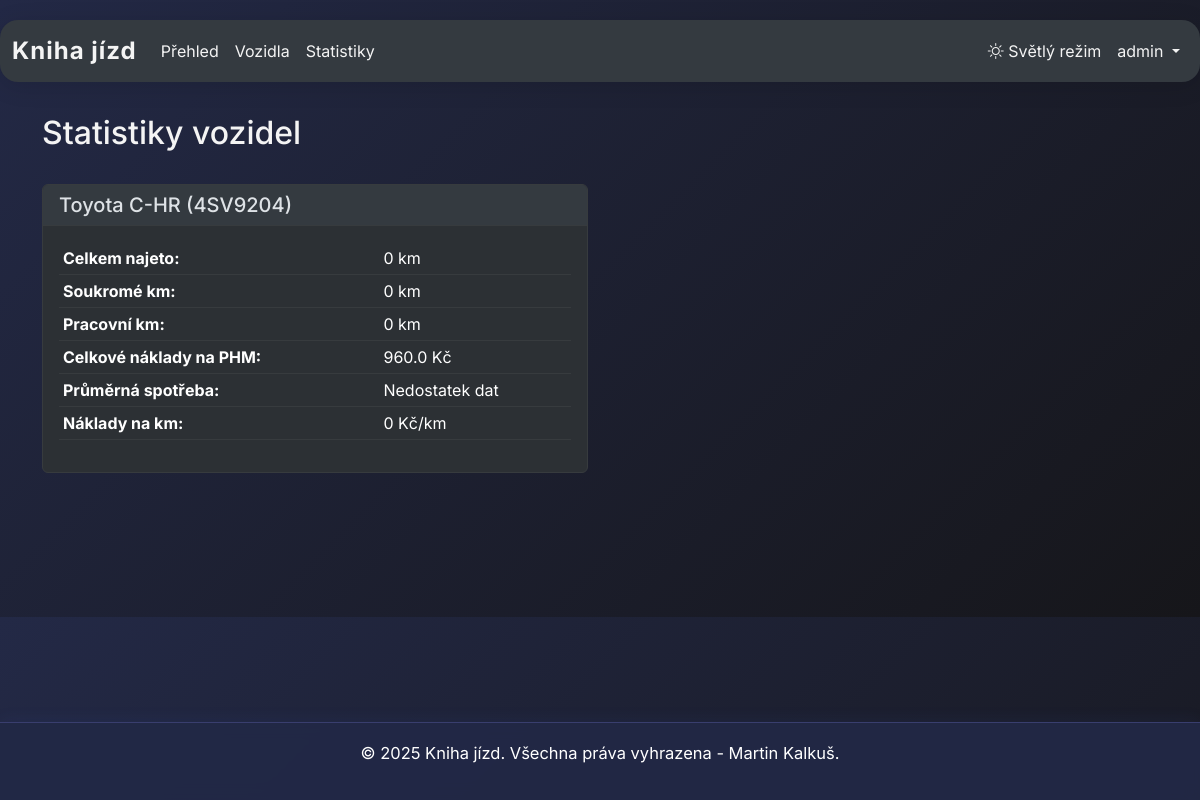
/statistiky (signed in), run on the app's committed database.
### models.py (models this page shows, shortened)
class User(UserMixin, db.Model):
    __tablename__ = 'users'
    id = db.Column(Integer, primary_key=True)
    username = db.Column(String(80), unique=True, nullable=False)
    prijmeni = db.Column(String(80), nullable=False)  # Nové pole pro příjmení
    email = db.Column(String(120), unique=True, nullable=False)
    password_hash = db.Column(String(128))
    max_vozidel = db.Column(Integer, default=1)  # Maximální počet vozidel
    created_at = db.Column(DateTime, default=datetime.utcnow)
    platnost_do = db.Column(DateTime, nullable=False)  # Nové pole pro platnost účtu
    is_admin = db.Column(Boolean, default=False)
    dark_mode = db.Column(Boolean, default=True)  # Preference dark mode

class Vozidlo(db.Model):
    __tablename__ = 'vozidla'
    id = db.Column(Integer, primary_key=True)
    nazev = db.Column(String(100), nullable=False)
    spz = db.Column(String(20), nullable=False, unique=True)
    palivo = db.Column(String(50), nullable=True)  # Nové pole pro typ paliva
    aktivni = db.Column(Boolean, default=True)
    vytvoreno = db.Column(DateTime, default=datetime.utcnow)
    poznamka = db.Column(Text)
    pocatecni_stav_km = db.Column(Integer, nullable=False)  # Počáteční stav tachometru
    aktualni_stav_km = db.Column(Integer, nullable=False)   # Aktuální stav tachometru
    user_id = db.Column(Integer, db.ForeignKey('users.id'), nullable=False)
    user = db.relationship('User', backref=db.backref('vozidla', lazy=True))

### app.py (the view, shortened to what this page needs)
@app.route('/statistiky')
@login_required
def statistiky():
    vozidla = Vozidlo.query.filter_by(user_id=current_user.id).all()
    statistiky_vozidel = []
    for vozidlo in vozidla:
        celkem_km_soukroma = db.session.query(db.func.sum(Jizda.pocet_km)).filter_by(vozidlo_id=vozidlo.id, typ_jizdy='soukromá').scalar() or 0
        celkem_km_pracovni = db.session.query(db.func.sum(Jizda.pocet_km)).filter_by(vozidlo_id=vozidlo.id, typ_jizdy='pracovní').scalar() or 0
        celkem_phm = db.session.query(db.func.sum(Tankovani.celkova_cena)).filter_by(vozidlo_id=vozidlo.id).scalar() or 0
        posledni_tankovani = Tankovani.query.filter_by(vozidlo_id=vozidlo.id).order_by(Tankovani.datum.desc()).limit(2).all()
        prumerna_spotreba = None
        statistiky_vozidel.append({
            'vozidlo': vozidlo.nazev,
            'spz': vozidlo.spz,
            'celkem_km_soukroma': round(celkem_km_soukroma, 1),
            'celkem_km_pracovni': round(celkem_km_pracovni, 1),
            'celkem_phm': round(celkem_phm, 2),
            'prumerna_spotreba': prumerna_spotreba,
            'naklady_na_km': round(celkem_phm / (celkem_km_soukroma + celkem_km_pracovni), 2) if (celkem_km_soukroma + celkem_km_pracovni) > 0 else 0
        })
    return render_template('statistiky.html', statistiky=statistiky_vozidel)

### app.py (called while the page is built)
@app.before_request
def before_request():
    if 'dark_mode' not in session:
        session['dark_mode'] = True

@login_manager.user_loader
def load_user(user_id):
    return User.query.get(int(user_id))

@app.context_processor
def inject_now():
    return {'now': datetime.now()}

### templates/statistiky.html
{% extends "base.html" %}
{% block content %}
<div class="row mb-4">
    <div class="col">
        <h2>Statistiky vozidel</h2>
    </div>
</div>
<div class="row">
    {% for stat in statistiky %}
    <div class="col-md-6 mb-4">
        <div class="card">
            <div class="card-header">
                <h5 class="card-title mb-0">{{ stat.vozidlo }} ({{ stat.spz }})</h5>
            </div>
            <div class="card-body">
                <table class="table table-sm">
                    <tbody>
                        <tr>
                            <th>Celkem najeto:</th>
                            <td>{{ stat.celkem_km_soukroma + stat.celkem_km_pracovni }} km</td>
                        </tr>
                        <tr>
                            <th>Soukromé km:</th>
                            <td>{{ stat.celkem_km_soukroma }} km</td>
                        </tr>
                        <tr>
                            <th>Pracovní km:</th>
                            <td>{{ stat.celkem_km_pracovni }} km</td>
                        </tr>
                        <tr>
                            <th>Celkové náklady na PHM:</th>
                            <td>{{ stat.celkem_phm }} Kč</td>
                        </tr>
                        <tr>
                            <th>Průměrná spotřeba:</th>
                            <td>
                                {% if stat.prumerna_spotreba %}
                                    {{ stat.prumerna_spotreba }} l/100km
                                {% else %}
                                    Nedostatek dat
                                {% endif %}
                            </td>
                        </tr>
                        <tr>
                            <th>Náklady na km:</th>
                            <td>{{ stat.naklady_na_km }} Kč/km</td>
                        </tr>
                    </tbody>
                </table>
            </div>
        </div>
    </div>
    {% endfor %}
</div>
{% endblock %}

### templates/base.html (shortened to what this page needs)
{% if now is not defined %}{% set now = namespace(year=2025, month=4) %}{% endif %}
<!DOCTYPE html>
<html lang="cs" data-bs-theme="{{ 'dark' if current_user.is_authenticated and current_user.dark_mode else 'dark' }}">
<head>
    <link href="https://cdn.jsdelivr.net/npm/bootstrap@5.3.2/dist/css/bootstrap.min.css" rel="stylesheet">
    <link href="{{ url_for('static', filename='css/dark-mode.css') }}" rel="stylesheet">
    <link rel="stylesheet" href="https://cdn.jsdelivr.net/npm/bootstrap-icons@1.10.5/font/bootstrap-icons.css">
</head>
<body>
    <nav class="navbar navbar-expand-lg bg-body-tertiary">
        <div class="container-fluid">
            <a class="navbar-brand" href="{{ url_for('index') }}">Kniha jízd</a>
            <div class="collapse navbar-collapse" id="navbarNav">
                <ul class="navbar-nav me-auto">
                    {% if current_user.is_authenticated %}
                    <li class="nav-item">
                        <a class="nav-link" href="{{ url_for('index') }}">Přehled</a>
                    </li>
                    <li class="nav-item">
                        <a class="nav-link" href="{{ url_for('vozidla') }}">Vozidla</a>
                    </li>
                    <li class="nav-item">
                        <a class="nav-link" href="{{ url_for('statistiky') }}">Statistiky</a>
                    </li>
                    {% endif %}
                </ul>
                <ul class="navbar-nav">
                    <li class="nav-item">
                        <button class="btn nav-link" id="toggleTheme">
                            <i class="bi" id="themeIcon"></i>
                            <span id="themeText">{{ 'Světlý režim' if current_user.is_authenticated and current_user.dark_mode else 'Tmavý režim' }}</span>
                        </button>
                    </li>
                    {% if current_user.is_authenticated %}
                    <li class="nav-item dropdown">
                        <a class="nav-link dropdown-toggle" href="#" id="userDropdown" role="button" data-bs-toggle="dropdown" aria-expanded="false">
                            {{ current_user.username }}
                        </a>
                    </li>
                    {% endif %}
                </ul>
            </div>
        </div>
    </nav>
    <div class="container mt-4">
        {% block content %}{% endblock %}
    </div>
    <footer class="footer">
        <div class="container">
            <div class="footer-text">
                <p>&copy; 2025 Kniha jízd. Všechna práva vyhrazena - Martin Kalkuš. </p>
            </div>
        </div>
    </footer>
</body>
</html>

### static/css/dark-mode.css (style rules this page uses)
[data-bs-theme="dark"] { --bs-body-color: #dee2e6; --bs-body-bg: #212529; --bs-primary: #0d6efd; --bs-secondary: #6c757d; --bs-success: #198754; --bs-info: #0dcaf0; --bs-warning: #ffc107; --bs-danger: #dc3545; --bs-light: #f8f9fa; --bs-dark: #212529; }
[data-bs-theme="dark"] .navbar { background-color: #343a40 !important; }
[data-bs-theme="dark"] .card { background-color: #2c3034; border-color: #373b3e; }
[data-bs-theme="dark"] .card-header { background-color: #343a40; border-bottom-color: #373b3e; }
[data-bs-theme="dark"] .table { --bs-table-bg: #2c3034; --bs-table-striped-bg: #343a40; --bs-table-striped-color: #dee2e6; --bs-table-active-bg: #373b3e; --bs-table-active-color: #dee2e6; --bs-table-hover-bg: #323539; --bs-table-hover-color: #dee2e6; border-color: #373b3e; }

### templates/base.html (style rules this page uses)
body { font-family: 'Inter', Arial, sans-serif; margin-bottom: 120px; background: linear-gradient(135deg, #232946 0%, #16161a 100%); color: #f4f4f4; }
.navbar { box-shadow: 0 4px 24px rgba(0,0,0,0.12); border-radius: 18px; margin: 20px 0 32px 0; background: rgba(34, 41, 70, 0.92); backdrop-filter: blur(8px); }
.navbar-brand { font-weight: 700; font-size: 1.5rem; letter-spacing: 1px; color: #fff !important; }
.nav-link, .navbar-nav .nav-link, .navbar-brand { color: #f4f4f4 !important; transition: color 0.2s; }
.btn, .btn-action { border-radius: 8px; box-shadow: 0 2px 8px rgba(67,97,238,0.10); transition: box-shadow 0.2s, background 0.2s, color 0.2s; background: #232946; color: #fff; border: none; }
.footer { position: fixed; bottom: 0; width: 100%; background: rgba(34, 41, 70, 0.95); padding: 18px 0; text-align: center; border-top: 1px solid #393e6e; box-shadow: 0 -2px 16px rgba(67,97,238,0.07); backdrop-filter: blur(8px); }
.footer .container { display: flex; align-items: center; justify-content: center; gap: 32px; }
.footer-text { text-align: left; font-size: 1.03em; color: #fff; }
.btn#toggleTheme, .btn#toggleTheme:focus { background: transparent; color: #fff; border: none; box-shadow: none; padding-left: 0.5rem; padding-right: 0.5rem; }

### data on the page
User: username "admin"
Vozidlo: vozidlo "Toyota C-HR", spz "4SV9204", celkem_km_soukroma "0", celkem_km_pracovni "0", celkem_phm "960.0", naklady_na_km "0"
